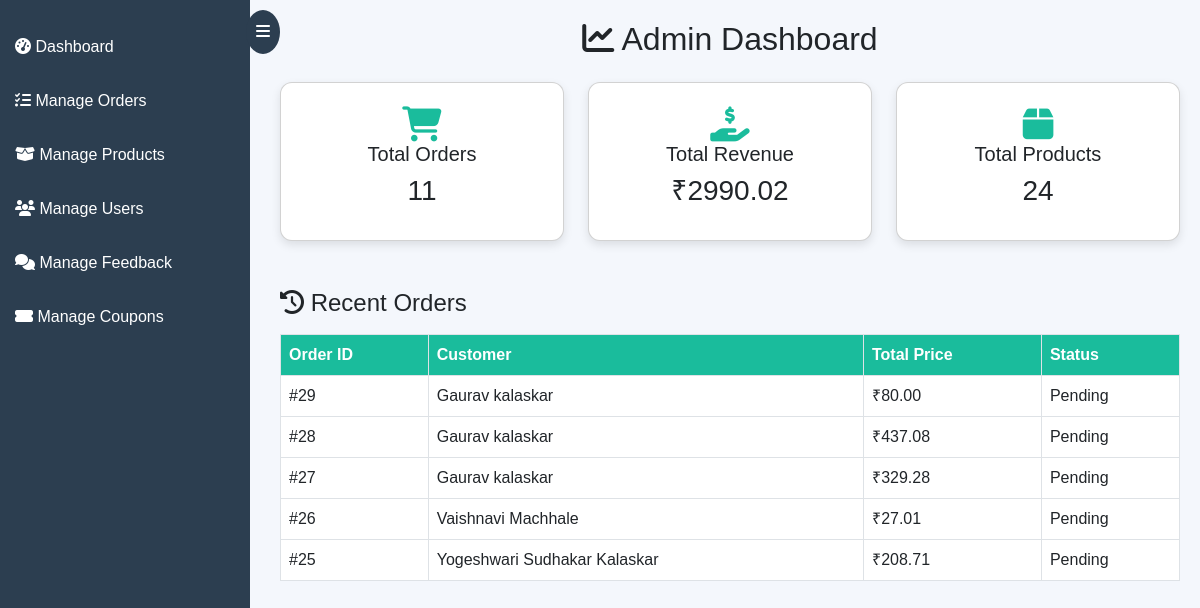
Page /admin-panel/dashboard/ on the earlier database version.
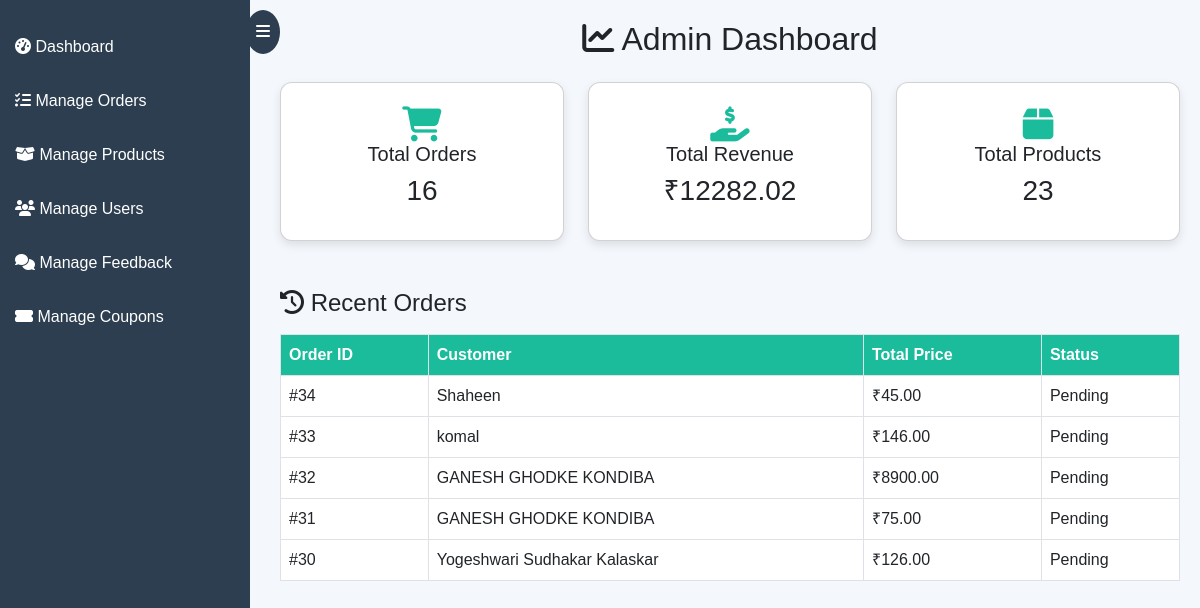
Same page on the later database version.
### myApp/models.py (models this page shows, shortened)
class Order(models.Model):
    PAYMENT_CHOICES = [
        ('COD', 'Cash on Delivery'),
        ('UPI', 'UPI Payment'),
        ('CARD', 'Credit/Debit Card'),
    ]
    STATUS_CHOICES = [
        ('Pending', 'Pending'),
        ('Processing', 'Processing'),
        ('Shipped', 'Shipped'),
        ('Delivered', 'Delivered'),
        ('Cancelled', 'Cancelled'),
    ]
    full_name = models.CharField(max_length=100)
    email = models.EmailField()
    phone = models.CharField(max_length=15)
    address = models.TextField()
    city = models.CharField(max_length=100)
    state = models.CharField(max_length=100)
    zip_code = models.CharField(max_length=10)
    payment_method = models.CharField(max_length=10, choices=PAYMENT_CHOICES)
    order_date = models.DateTimeField(auto_now_add=True)
    total_price = models.DecimalField(max_digits=10, decimal_places=2)
    status = models.CharField(max_length=20, choices=STATUS_CHOICES, default='Pending')
    order_items = models.JSONField(default=list)  # Proper JSON storage
    discount_amount = models.DecimalField(max_digits=10, decimal_places=2, default=Decimal('0.00'))
    coupon_discount = models.DecimalField(max_digits=10, decimal_places=2, default=Decimal('0.00'))
    coupon_code = models.CharField(max_length=50, blank=True, null=True)

### myApp/views.py (the view)
# urls.py: path('dashboard/', admin_dashboard, name='admin_dashboard'),
def admin_dashboard(request):
    total_orders = Order.objects.count()
    total_revenue = sum(order.total_price for order in Order.objects.all())
    total_products = Vegie.objects.count() + Fruit.objects.count() + Pulse.objects.count()
    recent_orders = Order.objects.order_by('-order_date')[:5]
    customer_queries = ContactMessage.objects.order_by('-submitted_at')[:5]  # Get last 5 queries
    context = {
        'total_orders': total_orders,
        'total_revenue': total_revenue,
        'total_products': total_products,
        'recent_orders': recent_orders,
        'customer_queries': customer_queries,  # Send queries to template
    }
    return render(request, 'admin_panel/dashboard.html', context)

### templates/admin_panel/dashboard.html (shortened to what this page needs)
<!DOCTYPE html>
<html lang="en">
<head>
    <link rel="stylesheet" href="https://cdn.jsdelivr.net/npm/bootstrap@5.3.0/dist/css/bootstrap.min.css">
    <link rel="stylesheet" href="https://cdnjs.cloudflare.com/ajax/libs/font-awesome/6.4.2/css/all.min.css">
</head>
<body>
    <div class="sidebar" id="sidebar">
        <span class="toggle-btn" onclick="toggleSidebar()"><i class="fas fa-bars"></i></span>
        <a href="#"><i class="fas fa-tachometer-alt"></i> Dashboard</a>
        <a href="{% url 'manage_orders' %}"><i class="fas fa-tasks"></i> Manage Orders</a>
        <a href="{% url 'manage_products' %}"><i class="fas fa-box-open"></i> Manage Products</a>
        <a href="{% url 'manage_users' %}"><i class="fas fa-users"></i> Manage Users</a>
        <a href="{% url 'manage_feedback' %}"><i class="fas fa-comments"></i> Manage Feedback</a>
        <a href="{% url 'coupon_list' %}" class="active"><i class="fas fa-ticket-alt"></i> Manage Coupons</a>
    </div>
    <div class="main-content">
        <h2 class="text-center mb-4"><i class="fas fa-chart-line"></i> Admin Dashboard</h2>
        <div class="row">
            <div class="col-md-4">
                <div class="card p-4 text-center">
                    <i class="fas fa-shopping-cart icon"></i>
                    <h5>Total Orders</h5>
                    <h3>{{ total_orders }}</h3>
                </div>
            </div>
            <div class="col-md-4">
                <div class="card p-4 text-center">
                    <i class="fas fa-hand-holding-usd icon"></i>
                    <h5>Total Revenue</h5>
                    <h3>₹{{ total_revenue }}</h3>
                </div>
            </div>
            <div class="col-md-4">
                <div class="card p-4 text-center">
                    <i class="fas fa-box icon"></i>
                    <h5>Total Products</h5>
                    <h3>{{ total_products }}</h3>
                </div>
            </div>
        </div>
        <h4 class="mt-5"><i class="fas fa-history"></i> Recent Orders</h4>
        <table class="table table-bordered mt-3">
            <thead>
                <tr>
                    <th>Order ID</th>
                    <th>Customer</th>
                    <th>Total Price</th>
                    <th>Status</th>
                </tr>
            </thead>
            <tbody>
                {% for order in recent_orders %}
                <tr>
                    <td>#{{ order.id }}</td>
                    <td>{{ order.full_name }}</td>
                    <td>₹{{ order.total_price }}</td>
                    <td>{{ order.status }}</td>
                </tr>
                {% endfor %}
            </tbody>
        </table>
    </div>
</body>
</html>

Differences in the rows shown:
no longer on this page (row unchanged): Order: id "29", full_name "Gaurav kalaskar", total_price "80.00", status "Pending"
no longer on this page (row unchanged): Order: id "28", full_name "Gaurav kalaskar", total_price "437.08", status "Pending"
no longer on this page (row unchanged): Order: id "27", full_name "Gaurav kalaskar", total_price "329.28", status "Pending"
no longer on this page (row unchanged): Order: id "26", full_name "Vaishnavi Machhale", total_price "27.01", status "Pending"
no longer on this page (row unchanged): Order: id "25", full_name "Yogeshwari Sudhakar Kalaskar", total_price "208.71", status "Pending"
added Order: id "34", full_name "Shaheen", total_price "45.00", status "Pending"
added Order: id "33", full_name "komal", total_price "146.00", status "Pending"
added Order: id "32", full_name "GANESH GHODKE KONDIBA", total_price "8900.00", status "Pending"
added Order: id "31", full_name "GANESH GHODKE KONDIBA", total_price "75.00", status "Pending"
added Order: id "30", full_name "Yogeshwari Sudhakar Kalaskar", total_price "126.00", status "Pending"
Other differences:
{{ total_orders }}: "11" → "16"
{{ total_revenue }}: "2990.02" → "12282.02"
{{ total_products }}: "24" → "23"
